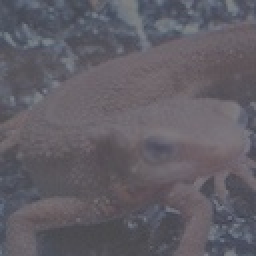
#> input picture backend/files/sample/imori_dark.jpeg, 128 x 128 px (shown 2 times larger)
$ python q20.py
#> lines starting #> are read from the running program, lines starting #| are printed output that depends on the picture
import matplotlib.pyplot as plt
import numpy as np
import cv2
import datetime
from PIL import Image


def hist_equal(img: np.ndarray, z_max: int=255):
	H, W, C = img.shape
	S = H * W * C

	out = img.copy()

	sum_h = 0

	for i in range(1, 255):
		ind = np.where(img == i)
		sum_h += len(img[ind])
		z_prime = z_max / S * sum_h
		out[ind] = z_prime

	out = out.astype(np.uint8)

	return out


def solve(file_path: str, save_dir: str = "files/"):
#> called with file_path = '../../files/sample/imori_dark.jpeg', save_dir = '../../files/'
    img = cv2.imread(file_path)
#> img is the input picture: shape (128, 128, 3); mean B, G, R 101.9, 94, 97.2

    dt_now = datetime.datetime.now()
    save_path = f"{dt_now.strftime('%Y%m%d%H%M%S')}.jpg"
    plt.hist(img.ravel(), bins=255, rwidth=0.8, range=(0, 255))
    plt.savefig(save_dir + save_path)
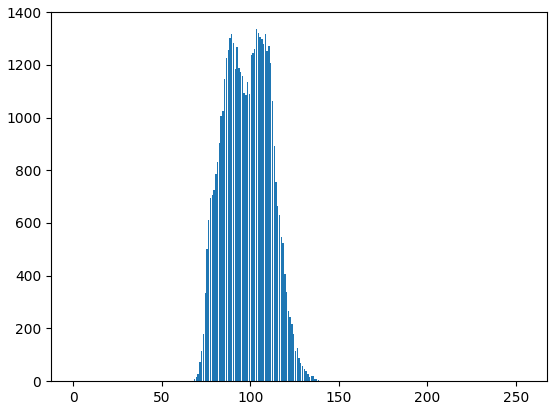
#> figure drawn by matplotlib, 1 panel; tallest bar 1335 high, from x = 103.1 to 103.9
    return {"path": save_path}


if __name__ == "__main__":
    sample_path = "../../files/sample/imori_dark.jpeg"
    save_dir = "../../files/"
    result_path = save_dir + solve(sample_path, save_dir)["path"]

    plt.figure(figsize=(12, 3))
    plt.subplot(1, 3, 1)
    plt.title('input')
    sample_image = Image.open(sample_path)
    sample_array = np.asarray(sample_image)
    plt.imshow(sample_array)

    plt.subplot(1, 3, 2)
    plt.title('output')
    result_image = Image.open(result_path)
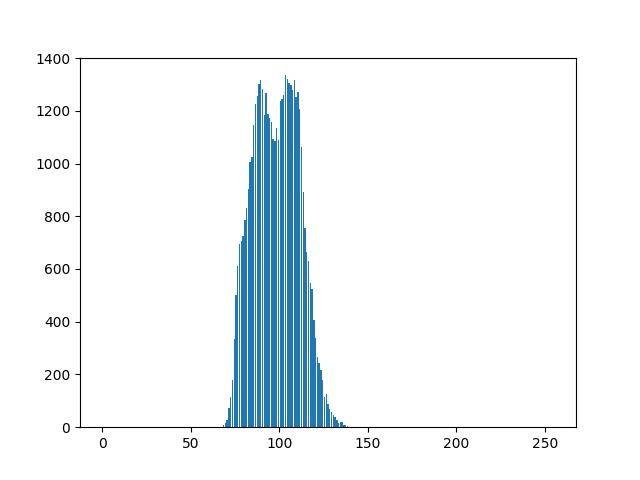
#> result_image: PIL image 640x480 RGB; mean R, G, B 239.3, 244.2, 247.1
    result_array = np.asarray(result_image)
    plt.imshow(result_array)

    plt.show()
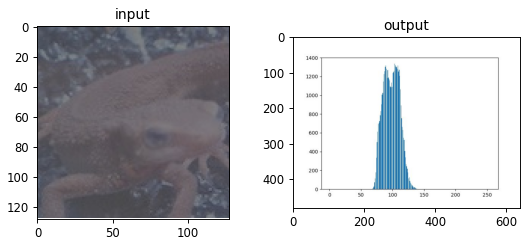
#> figure drawn by matplotlib, 2 panels
